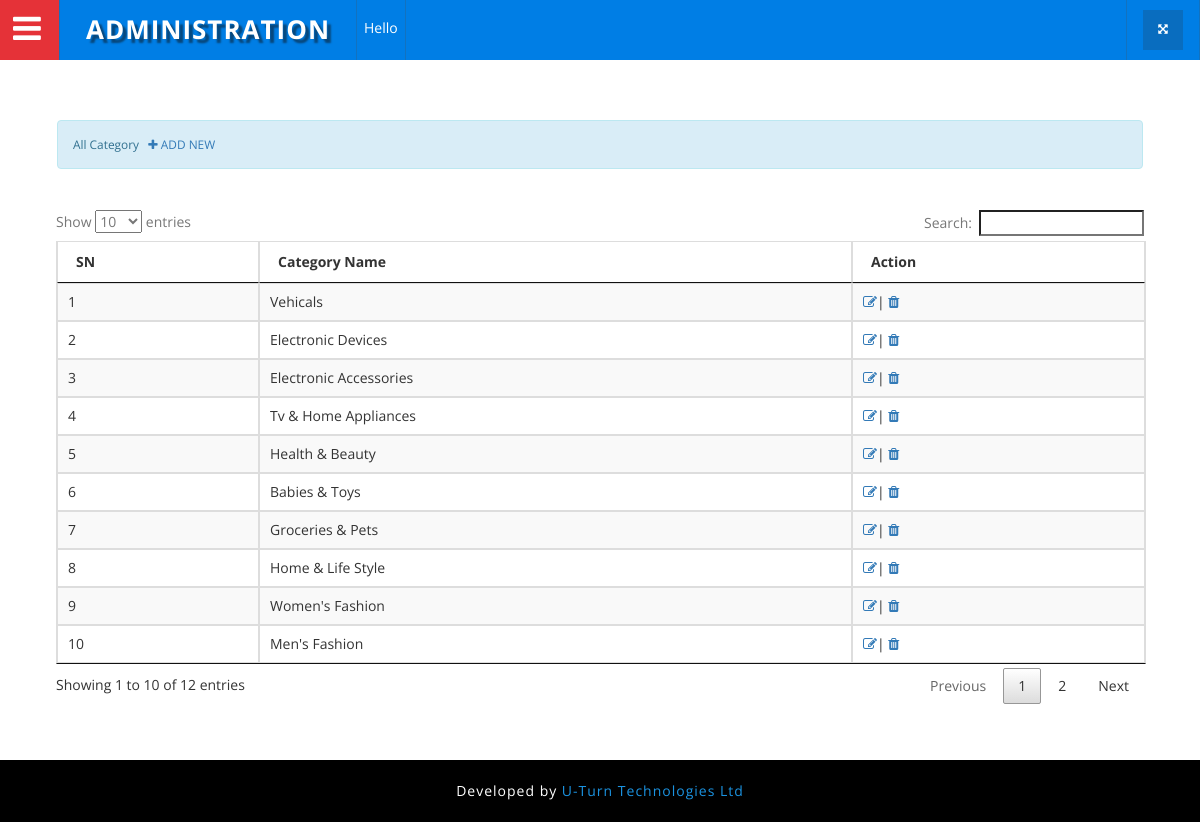
Screenshot of /index.php/super_admin/category with the database file from the repository.
### tables this page shows
CREATE TABLE `category` (
  `cat_id` int(11) NOT NULL,
  `category` varchar(100) NOT NULL,
  `created_datetime` timestamp NOT NULL DEFAULT CURRENT_TIMESTAMP ON UPDATE CURRENT_TIMESTAMP
);

### application/controllers/Super_admin.php (called while the page is built, shortened)
<?php
class Super_admin extends CI_Controller
{
	public function __construct(){
		$this->load->model('Admin_model');
		$this->load->model('Merchant_model');
	}
	public function category(){
		$data=array();
		$data['result']=$this->Admin_model->category();
		$this->load->view('admin/category',$data,'true');
	}
}
?>

### index.php (called while the page is built, shortened)
<?php
require_once BASEPATH.'core/CodeIgniter.php';

### application/models/Admin_model.php (called while the page is built, shortened)
<?php
class Admin_model extends CI_Model{
	public function category(){
		$query = $this->db->select('*')->from('category')->get()->result();
		return $query;
	}
}
?>

### application/views/admin/category.php (the view, shortened to what this page needs)
<?php include('header.php'); ?>
	<div class="inner_content">
		<div class="inner_content_w3_agile_info">
			<div class="agile_top_w3_grids">
				 <div class="navbar navbar-inner block-header">
                    <div class="alert alert-info">All Category &nbsp;
                        <a href="<?php print base_url('add_category');?>">
                            <i class="fa fa-plus"></i> ADD NEW
                        </a>
                    </div>
                </div>
				 <div class="block-content collapse in">
                    <div class="span12">
                        <table id="sample-table-2" class="table table-striped table-bordered table-hover roni">
                            <thead>
                                <tr>
                                    <th>SN</th>
                                    <th>Category Name</th>
                                    <th>Action</th>
                                </tr>
                            </thead>
                            <tbody>
                            	<?php
                            		$i=1;
                            		foreach ($result as $value) {
                            	?>
                                    <tr>
                                        <td class="center"><?php print $i++;?></td>
                                        <td class="center"><?php print $value->category;?></td>
                                        <td class="center">
                                            <a href="<?php print base_url('edit_category/'.$value->cat_id);?>"><i class="fa fa-pencil-square-o" aria-hidden="true"></i></a>|
                                            <a href="<?php print base_url('delete_category/'.$value->cat_id);?>" onclick="return confirm('Are you sure?');"><i class="fa fa-trash" aria-hidden="true"></i></a></td>
                                    </tr>
                                <?php }?>
                            </tbody>
                        </table>
                    </div>
                </div>
			</div>
		</div>
	</div>
<?php include('footer.php'); ?>

### assets/admin/css/component.css (style rules this page uses)
*, *:after, *::before { -webkit-box-sizing: border-box; -moz-box-sizing: border-box; box-sizing: border-box; }

### assets/admin/css/circles.css (style rules this page uses)
body { background-color:#ECF0F1; }

### assets/admin/css/style.css (style rules this page uses)
body { margin:0; padding:0; background:#fff; font-family: 'Open Sans', sans-serif; }
input[type="submit"],a,.nbs-flexisel-nav-left,.nbs-flexisel-nav-right { transition:.5s ease-in; -webkit-transition:.5s ease-in; -moz-transition:.5s ease-in; -o-transition:.5s ease-in; -ms-transition:.5s ease-in; }
.inner_content { padding: 4em 4em; }
.inner_content_w3_agile_info { margin-top:4.5em; }
.table > thead > tr > th, .table > tbody > tr > th, .table > tfoot > tr > th, .table > thead > tr > td, .table > tbody > tr > td, .table > tfoot > tr > td { padding: 9px; }
.alert { font-size: 0.85em; }

### rows the page displays
category: category "Vehicals"
category: category "Electronic Devices"
category: category "Electronic Accessories"
category: category "Tv & Home Appliances"
category: category "Health & Beauty"
category: category "Babies & Toys"
category: category "Groceries & Pets"
category: category "Home & Life Style"
category: category "Women's Fashion"
category: category "Men's Fashion"
